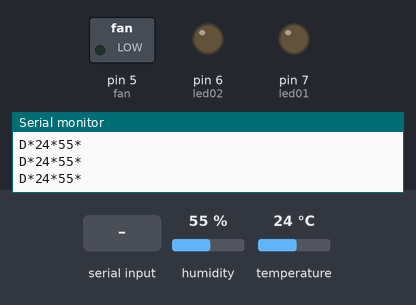
Bench run of a sketch on a simulated Arduino Uno, built with avr-gcc and run on an emulated ATmega328P. Shown: switched loads named in the sketch (green lamp = pin HIGH), output pins drawn as LEDs (lit = HIGH), the last lines printed to the serial monitor. The test bench sets the inputs (shaded band); at power-on: humidity 55 %, temperature 24 °C.

Above: at 1.2 s.
1.3 s: "0\n" received over Serial
At 3.3 s:
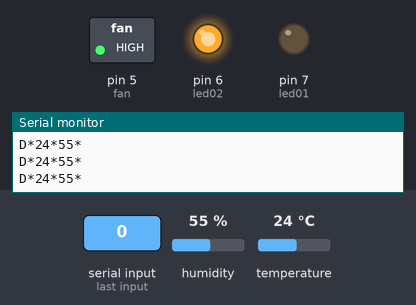
4.0 s: "1\n" received over Serial
At 6.5 s:
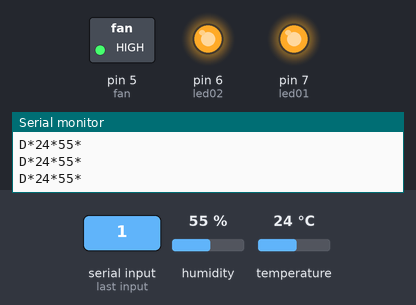
Timing chart, 0 to 8.0 s (numbered marks = the images above; inputs shaded):
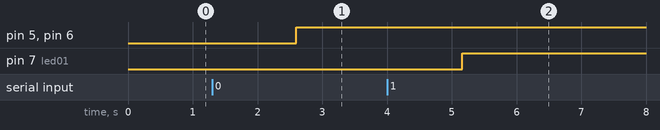

Measured:
- after the input at 1.3 s, pin 5 (fan), pin 6 (led02): LOW → HIGH after 1.3 s
- after the input at 4.0 s, pin 7 (led01): LOW → HIGH after 1.2 s

The sketch:

projecttest.ino
```cpp
#include <SimpleDHT.h>
#define pinDHT11 12
SimpleDHT11 dht11;

byte temp=0;
byte hum=0;


#define led01 7
#define led02 6
#define fan 5

int count=0;
String income="";

void setup() {
  Serial.begin(9600);

  pinMode(led01, OUTPUT);
  pinMode(led02, OUTPUT);
  pinMode(fan, OUTPUT);
  digitalWrite(led01, LOW);
  digitalWrite(led02, LOW);
  digitalWrite(fan, LOW);
}

void loop() {

  if(count=10){
    dht11.read(pinDHT11, &temp, &hum, NULL);
    Serial.print("D*"+String(temp)+"*"+String(hum)+"*"+"\n");// gửi đến clientPython
    count=0;
  }
  count++;

  if(Serial.available() > 0){
    income = Serial.readStringUntil("\n");
    if(income[0] == '0'){
      digitalWrite(led01, LOW);
    }else{
      digitalWrite(led01, HIGH);
    }

    if(income[1] == '0'){
      digitalWrite(led02, LOW);
    }else{
      digitalWrite(led02, HIGH);
    }

    if(income[2] == '0'){
      digitalWrite(fan, LOW);
    }else{
      digitalWrite(fan, HIGH);
    }
  }
  delay(500);
}
```
